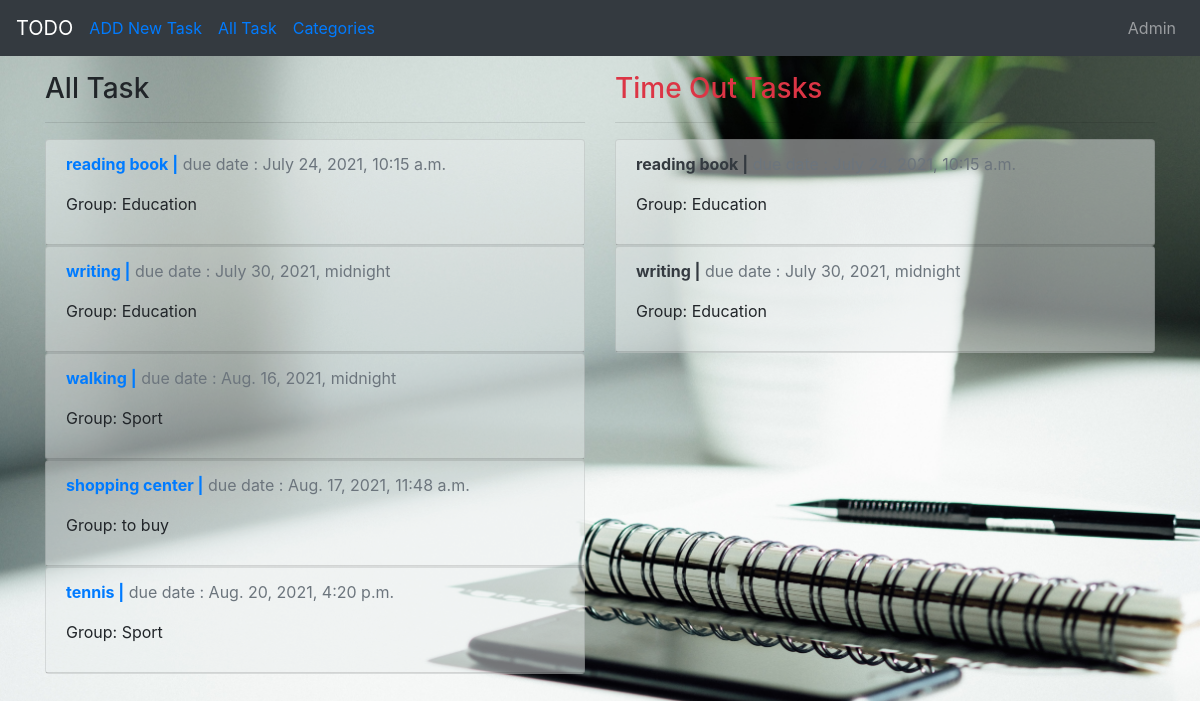
Page /list/ on the committed database.
### todo/models.py (models this page shows, shortened)
class Task(models.Model):
    title = models.CharField(max_length=255)
    group = models.ForeignKey(Categories, on_delete=models.CASCADE, null=True)
    description = models.TextField(blank=True, null=True)
    priority = models.PositiveIntegerField(blank=True, null=True)
    created_at = models.DateTimeField(auto_now_add=True, null=True)
    due_date = models.DateTimeField(blank=True, null=True)
    done = models.BooleanField(default=False)
    objects = OverDueManager()
    def __str__(self):
        return self.title
    class Meta:
        ordering = ["due_date"]

class Categories(models.Model):
    categories_name = models.CharField(max_length=20, primary_key=True)
    objects = EmptyList()
    objects2 = FullList()
    def __str__(self):
        return self.categories_name
    class Meta:
        ordering = ["categories_name"]
        verbose_name_plural = "Categories"

### todo/views.py (the view)
# urls.py: path('list/', TaskListView.as_view(), name='task_list'),
class TaskListView(ListView):
    model = Task
    template_name = 'task_list.html'
    def get_context_data(self, **kwargs):  # new
        context = super(TaskListView, self).get_context_data(**kwargs)
        context['overdue_list'] = Task.objects.overdue_status()
        print(context)
        return context

### todo/models.py (called while the page is built)
    def overdue_status(self):
        return self.filter(due_date__lt=datetime.date.today())

### templates/task_list.html (shortened to what this page needs)
{% extends 'base.html' %}
{% load timetag %}
    {% load static %}
    {% block page_style %}
         <link rel="stylesheet" href={% static 'list.css' %}>
    {% endblock %}
{% block content %}
    <div class="row my-3">
        <div class="col-6 ">
            <h3> All Task</h3>
            <hr>
            {% for task in object_list %}
                <div class="card">
                    <div class="card-header">
                        <p><a href="{% url 'task_detail' task.pk %}">
                        <span class="font-weight-bold">{{ task.title }} |</span></a>
                            <span class="text-muted">due date : {{ task.due_date }}</span></p>
                        <p>Group: {{ task.group }}</p>
                    </div>
                </div>
            {% endfor %}
        </div>
        <div class="col-6 ">
            <h3 class="text-danger"> Time Out Tasks</h3>
            <hr>
            {% for task in overdue_list %}
                <div class="card">
                    <div class="card-header">
                        <p><a href="{% url 'task_detail' task.pk %}">
                        <span class="font-weight-bold text-dark">{{ task.title }} |</span></a>
                        <span class="text-muted">due date : {{ task.due_date }} </span></p>
                        <p>Group: {{ task.group }}</p>
                    </div>
                </div>
            {% endfor %}
        </div>
    </div>
{% endblock content %}

### templates/base.html (shortened to what this page needs)
{% load static %}
<!DOCTYPE html>
<html>
<head>
    <link rel="stylesheet" href="https://cdn.jsdelivr.net/npm/bootstrap@4.5.3/dist/css/bootstrap.min.css"
>
    <link rel="stylesheet" href={% static 'main_style.css' %}>
    {% block page_style %}
    {% endblock %}
</head>
<body>
    <nav class="navbar navbar-expand-lg navbar-dark bg-dark">
        <a class="navbar-brand" href="{% url 'index' %}">TODO</a>
        <ul class="navbar-nav mr-auto">
        <li class="nav-item">
        <a href="{% url 'task_new' %}">ADD New Task</a>
        </li>
        <li class="nav-item ml-3">
            <a href="{% url 'task_list' %}">All Task</a>
        </li>
        <li class="nav-item ml-3">
            <a href="{% url 'categories' %}">Categories</a>
        </li>
        </ul>
        <div class="collapse navbar-collapse" id="navbarSupportedContent">
                <ul class="navbar-nav ml-auto">
                    <li class="nav-item">
                        <a class="nav-link "  href="{% url 'admin:index' %}" >Admin</a>
                    </li>
                </ul>
        </div>
    </nav>
    <main class="container">
        {% block content %}
        {% endblock content %}
    </main>
</body>
</html>

### static/main_style.css (style rules this page uses)
body { background-image: url("../static/img/10.jpg"); background-size: cover; background-repeat: no-repeat; }

### static/list.css (style rules this page uses)
.card { background-color: rgba(251,255,255,0.47) !important; }

### rows in the picture
Task: title "reading book", due_date "July 24, 2021, 10:15 a.m.", group "Education"
Task: title "writing", due_date "July 30, 2021, midnight", group "Education"
Task: title "walking", due_date "Aug. 16, 2021, midnight", group "Sport"
Task: title "shopping center", due_date "Aug. 17, 2021, 11:48 a.m.", group "to buy"
Task: title "tennis", due_date "Aug. 20, 2021, 4:20 p.m.", group "Sport"
